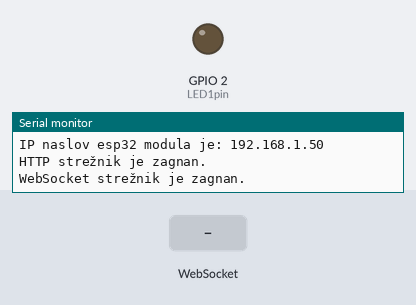
Bench run of a program on a simulated ESP32. Shown: output pins drawn as LEDs (lit = HIGH), the last lines printed to the serial monitor. Inputs (shaded band) come from the test bench. WiFi joins after 1.5 s; servers stay silent unless stated.

Above: at 3.7 s.
3.8 s: WebSocket text "1" received
At 4.3 s:
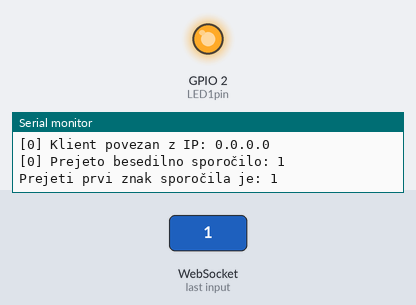
5.3 s: WebSocket text "0" received
At 6.5 s:
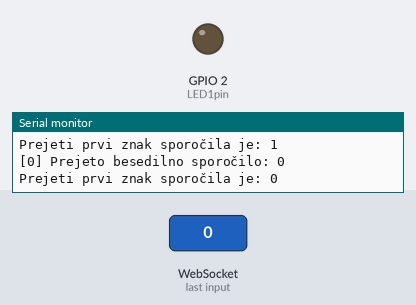
Timing chart, 0 to 8.3 s (numbered marks = the images above; inputs shaded):
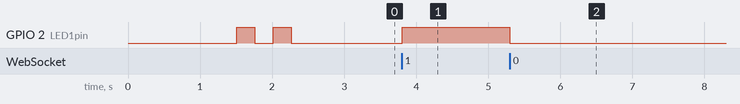

Measured:
- after the input at 3.8 s, GPIO 2 (LED1pin): LOW → HIGH at once
- after the input at 5.3 s, GPIO 2 (LED1pin): HIGH → LOW at once

The program:

main.cpp
```cpp
#include <Arduino.h>
#include <WiFi.h>
#include <WebServer.h>
#include <WebSocketsServer.h>

const char* ssid = "kresilnik";
const char* password = "bled2024";

// ustvarimo objekt razreda WebServer, port 80 je prednastavljeni port za HTTP strežnike
WebServer server(80); // objekt server razreda WebServer (http port 80)

// na vratih 81 ustvarimo strežnik spletnih vtičnikov - WebSocketsServer, ki zagotavlja permanetno dvosmerno komunikacijo med klientom (npr. brskalnikom Chrome) in strežnikom na esp32 modulu, kar omogoča, da lahko strežnik pošilja podatke klientu tudi brez zahteve ("request") od klienta
WebSocketsServer webSocket = WebSocketsServer(81); // objekt webSocket razreda WebSocketsServer (websocket port 81)

uint8_t LED1pin = 2; // 8-bitna celoštevilska spremenljivka
bool LED1status = LOW; // logična spremenljivka, ki hrani stanje LED1, LOW pomeni, da je LED ugasnjena, HIGH bi pomenilo, da je LED prižgana

const char HTML[] PROGMEM = R"rawliteral(
<!DOCTYPE html>
<html lang="sl">
<head>
    <meta charset="UTF-8">
    <meta name="viewport" content="width=device-width, initial-scale=1.0">
    <title>esp32</title>
</head>
<body>
    <h2>Primer s spletnim vtičnikom WebSocket.</h2>
</body>
</html>
)rawliteral"; // spletno stran spravimo v spremenljivko HTML

// tu določimo, kaj se dogodi, če uporabnik vpiše
// korenski ("root") naslov našega strežnika na esp32 moudlu, (npr. http://192.168.1.223/) - request "/" pomeni korenski naslov
void handle_root() {
  server.send(200, "text/html; charset=UTF-8", HTML); // pošljemo HTTP odgovor s statusno kodo 200 (OK), vsebino tipa "text/html" in besedilom "Pozdravljen svet...
  // strežnik klientu (Chrome) pošlje kot odziv, t.j. "response"
  // String "Pozdravljen svet...", koda 200 predstavlja standardni odziv na uspošno HTTP zahtevo ("request")
}

// ***************************************************************************************************
// definicija funkcije onWebSocketEvent, ki se izvede kadarkoli dobimo sporočilo preko spletnega
// vtičnika, t.j. preko WebSocket-a (oz. se dogodi dogodek - "event" na spletnem vtičniku WebSocket-u)
// ***************************************************************************************************
void onWebSocketEvent(uint8_t num, WStype_t type, uint8_t * payload, size_t length) {
  // določimo funkcionalnost glede na tip dogodka na spletnem vtičniku (WebSocket-u)
  switch(type) {

    case WStype_CONNECTED: // če je tip dogodka "WStype_CONNECTED", tedaj se je klient (npr. brskalnik Chrome) povezal na spletni vtičnik WebSocket na esp32 modulu
      {
        IPAddress ip = webSocket.remoteIP(num); // dobimo IP naslov klienta, ki se je povezal
        Serial.printf("[%u] Klient povezan z IP: %d.%d.%d.%d\n", num, ip[0], ip[1], ip[2], ip[3]); // izpišemo sporočilo na serijski monitor, da vidimo, da se je klient povezal in njegov IP naslov
      }
      break;

    case WStype_DISCONNECTED: // če je tip dogodka "WStype_DISCONNECTED", tedaj se je klient (npr. brskalnik Chrome) odklopil od spletnega vtičnika WebSocket na esp32 modulu
      {
        Serial.printf("[%u] Klient odklopljen!\n", num); // izpišemo sporočilo na serijski monitor, da vidimo, da se je klient odklopil
      }
      break;

    case WStype_TEXT: // če je tip dogodka "WStype_TEXT", tedaj smo preko spletnega vtičnika WebSocket na esp32 modulu prejeli besedilno sporočilo od klienta (npr. brskalnika Chrome)
      {
        Serial.printf("[%u] Prejeto besedilno sporočilo: %s\n", num, payload); // izpišemo sporočilo na serijski monitor, da vidimo, da smo prejeli besedilno sporočilo in kakšno je njegovo vsebino
        String besedilo = String((char) payload[0]); // prvi znak prejetega sporočila spravimo v spremenljivko besedilo, ki je tipa String

        Serial.println("Prejeti prvi znak sporočila je: " + besedilo);

        if (besedilo == "1") { // če je prejeti prvi znak sporočila "1", tedaj vklopimo LED diodo
          digitalWrite(LED1pin, HIGH); // na pin 2 zapišemo visoko vrednost (LED dioda se prižge)
        }
        else if (besedilo == "0") {
          digitalWrite(LED1pin, LOW); // na pin 2 zapišemo nizko vrednost (LED dioda se ugasne)
        }
    }

      default:
        break;

    } // KONEC switch stavka
  } // KONEC funkcije onWebSocketEvent


void setup() {
  // put your setup code here, to run once:
  // tu zapišemo kodo za nastavitve, koda bo izvedena le enkrat, ko se naprava zažene:

  Serial.begin(115200); // nastavimo hitrost serijske komunikacije na 115200 bitov/s
  WiFi.begin(ssid, password); // povežemo se na WiFi omrežje z imenom "kresilnik" in geslom "bled2024"

  while (WiFi.status() != WL_CONNECTED) { // dokler se modul ne poveže na WiFi omrežje, ponavljamo zanko
    delay(500); // počakamo 500ms preden preverimo stanje povezave znova
    Serial.println("Povezovanje z WiFi omrežjem..."); // izpišemo sporočilo na serijski monitor, da vidimo, da se še vedno poskuša povezati
  }

  Serial.println("Povezava z WiFi omrežjem je vzpostavljena."); // izpišemo sporočilo, ko je povezava uspešna
  Serial.print("IP naslov esp32 modula je: ");
  Serial.println(WiFi.localIP()); // izpišemo IP naslov, ki ga je modul dobil od WiFi omrežja

  server.on("/", handle_root); // ko vpišemo IP naslov, na koncu "/", v brskalnik in pritisnemo Enter, tedaj strežnik na esp32 modulu dobi zahtevo "request" "/" in izvede se funkcija handle_root(), ki smo jo definirali zgoraj

  server.begin(); // zaženemo strežnik na esp32 modulu, ki posluša na portu 80 in čaka na zahteve ("requests") od klientov (npr. brskalnika Chrome)
  Serial.println("HTTP strežnik je zagnan."); // izpišemo sporočilo, da je strežnik zagnan

  // poženemo WebSocket strežnik in določimo funkcijo onWebSocketEvent, ki se izvede kadarkoli dobimo sporočilo preko spletnega vtičnika WebSocket-a
  webSocket.begin(); // zaženemo WebSocket spletni strežnik, ki posluša na portu 81
  Serial.println("WebSocket strežnik je zagnan."); // izpišemo sporočilo, da je WebSocket strežnik zagnan
  webSocket.onEvent(onWebSocketEvent); // kadarkoli se bo dogodil določen dogodek preko spletnega vtičnika WebSocket-a, bomo izvedli funkcijo onWebSocketEvent, ki je definirano zgoraj

  // ta del kode uporabimo kot indikator, da se je program prenesel na esp32 modul, modra LED dioda bo 2x utripnila
  pinMode(2, OUTPUT); // pin (nožica) št. 2 bo uporabljen kot digitalni izhod (na nožic 2 je povezana vgrajena LED dioda na ESP32)
  digitalWrite(2, HIGH); // na pin 2 zapišemo visoko vrednost (LED dioda se prižge)
  delay(250); // počakamo 250ms
  digitalWrite(2, LOW); // na pin 2 zapišemo nizko vrednost (LED dioda se ugasne)
  delay(250); // počakamo 250ms
  digitalWrite(2, HIGH); // na pin 2 zapišemo visoko vrednost (LED dioda se prižge)
  delay(250); // počakamo 250ms
  digitalWrite(2, LOW); // na pin 2 zapišemo nizko vrednost (LED dioda se ugasne)
  delay(250); // počakamo 250ms

}

void loop() {
  // put your main code here, to run repeatedly:
  // tu zapišemo kodo, ki se ponavljajoče izvaja, dokler je esp32 vklopljen:
  server.handleClient(); // preverimo, če je prišla kakšna zahteva ("request") od klienta (npr. brskalnika Chrome) in če je, tedaj jo obdelamo in pošljemo ustrezen odgovor ("response")

  webSocket.loop(); // poslušamo na spletnem vtičniku 81 (WebSocket-u) za podatke in dogodke
}
```
